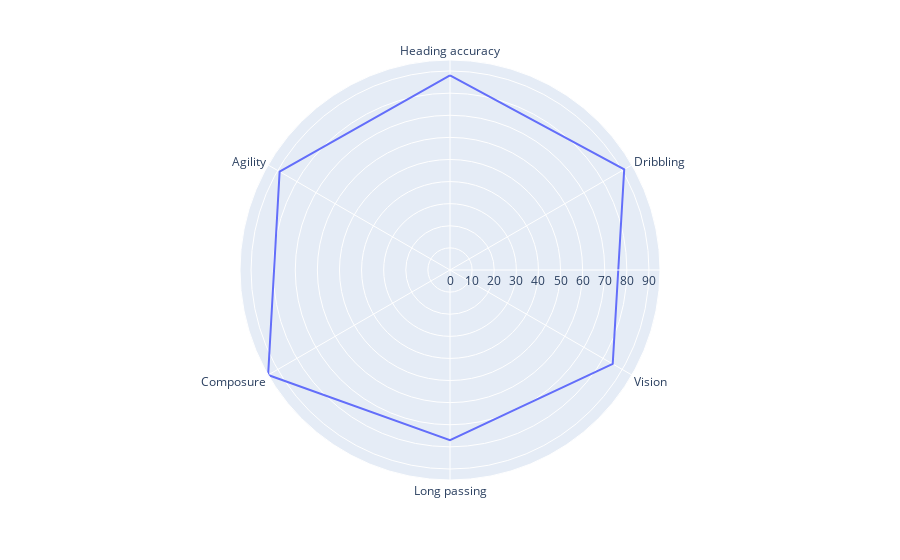

This figure's notebook cell:
### Code cell
import plotly.express as px
fig = px.line_polar(ronaldo, r='value', theta='attribute', line_close=True)
fig.show()

### Figure 1 — Plotly figure (JSON) as saved in the notebook; plotly's stock layout.template omitted (floating-point values rounded to 4 significant figures)
{"data": [{"hovertemplate": "value=%{r}<br>attribute=%{theta}<extra></extra>", "legendgroup": "", "line": {"color": "#636efa", "dash": "solid"}, "mode": "lines", "name": "", "r": [88, 91, 85, 77, 95, 89, 88], "showlegend": false, "subplot": "polar", "theta": ["Heading accuracy", "Dribbling", "Vision", "Long passing", "Composure", "Agility", "Heading accuracy"], "type": "scatterpolar"}], "layout": {"legend": {"tracegroupgap": 0}, "margin": {"t": 60}, "polar": {"angularaxis": {"direction": "clockwise", "rotation": 90}, "domain": {"x": [0, 1], "y": [0, 1]}}}}
